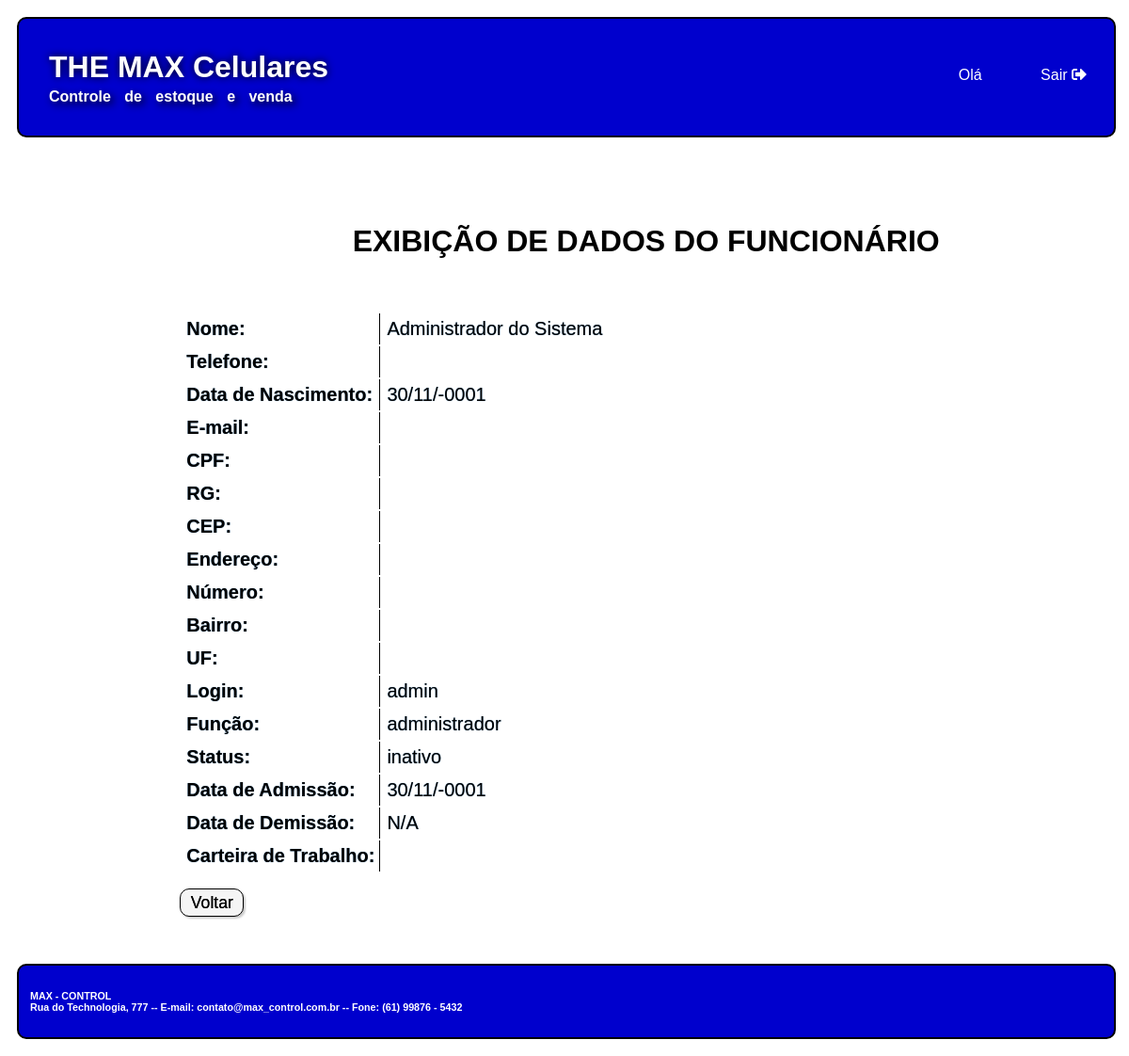
The page /exibe_fun.php?codigo=1 on the database its author committed.
### tables this page shows
CREATE TABLE `funcionarios` (
  `ID_FUN` int(11) NOT NULL,
  `NOME_FUN` varchar(50) NOT NULL,
  `CPF_FUN` varchar(14) NOT NULL,
  `RG_FUN` varchar(12) NOT NULL,
  `EMAIL_FUN` varchar(50) NOT NULL,
  `DATA_NASCIMENTO_FUN` date NOT NULL,
  `TELEFONE_FUN` varchar(15) NOT NULL,
  `LOGIN_FUN` varchar(45) NOT NULL,
  `SENHA_FUN` varchar(45) NOT NULL,
  `STATUS_FUN` varchar(9) NOT NULL DEFAULT 'ativo',
  `FUNCAO_FUN` varchar(45) NOT NULL,
  `CARTEIRA_DE_TRABALHO_FUN` varchar(45) NOT NULL,
  `DATE_ADMISSAO_FUN` date NOT NULL,
  `DATA_DEMISSAO_FUN` date DEFAULT NULL,
  `UF_FUN` varchar(2) NOT NULL,
  `CEP_FUN` varchar(8) NOT NULL,
  `BAIRRO_FUN` varchar(45) NOT NULL,
  `ENDERECO_FUN` varchar(45) NOT NULL,
  `END_NUMERO_FUN` varchar(4) NOT NULL,
  `DATA_ALTERACAO_FUN` timestamp NULL DEFAULT current_timestamp() ON UPDATE current_timestamp()
);

### exibe_fun.php (the view, shortened to what this page needs)
<!DOCTYPE html>
<html>
<head>
	<link rel="stylesheet" type="text/css" href="css/layout.css">
	<link rel="stylesheet" type="text/css" href="css/menu.css">
	<link rel="stylesheet" type="text/css" href="css/style.css">
	<link rel="stylesheet" type="text/css" href="css/grid.css">
	<link rel="stylesheet" href="https://cdnjs.cloudflare.com/ajax/libs/font-awesome/5.15.3/css/all.min.css">
</head>
<body>
	<div class="principal">
		<div class="topo topo_grid">
			<div class="logo">
				<h1> THE MAX Celulares </h1>
				<h4> Controle de estoque e venda </h4>
			</div>
			<div class="menu_global">
				<ul>
					<li> Olá <?php include "valida_login.php"; ?> </li>
					<li><a href="logout.php" class="active">Sair&nbsp;<i class="fas fa-sign-out-alt"></i></a></li>
				</ul>
			</div>
		</div>
		<div class="menu_local">
		</div>
		<div class="conteudo_especifico">
			<div class="centralizar">
				<h1> EXIBIÇÃO DE DADOS DO FUNCIONÁRIO </h1>
			</div>
			<div id="funcionalidade" class="div_direita">
				<?php
				$conectar = mysqli_connect("localhost", "root", "", "themax");
				$cod = $_GET['codigo'];
				$sql_consulta = "SELECT * FROM funcionarios
												WHERE id_fun = '$cod'";
				$resultado_consulta = mysqli_query($conectar, $sql_consulta);
				$registro = mysqli_fetch_row($resultado_consulta);
				?>
				<table class="name">
					<tr>
						<td class="borda-direita"> <strong>Nome:</strong> </td>
						<td> <?php echo $registro[1] ?> </td>
					</tr>
					<tr>
						<td class="borda-direita"> <strong>Telefone:</strong> </td>
						<td> <?php echo $registro[6] ?> </td>
					</tr>
					<tr>
						<td class="borda-direita"> <strong>Data de Nascimento:</strong> </td>
						<td> <?php echo date("d/m/Y", strtotime($registro[5])) ?> </td>
					</tr>
					<tr>
						<td class="borda-direita"> <strong>E-mail:</strong> </td>
						<td> <?php echo $registro[4] ?> </td>
					</tr>
					<tr>
						<td class="borda-direita"> <strong>CPF:</strong> </td>
						<td> <?php echo $registro[2] ?> </td>
					</tr>
					<tr>
						<td class="borda-direita"> <strong>RG:</strong> </td>
						<td> <?php echo $registro[3] ?> </td>
					</tr>
					<tr>
						<td class="borda-direita"> <strong>CEP:</strong> </td>
						<td> <?php echo $registro[15] ?> </td>
					</tr>
					<tr>
						<td class="borda-direita"> <strong>Endereço:</strong> </td>
						<td> <?php echo $registro[17] ?> </td>
					</tr>
					<tr>
						<td class="borda-direita"> <strong>Número:</strong> </td>
						<td> <?php echo $registro[18] ?> </td>
					</tr>
					<tr>
						<td class="borda-direita"> <strong>Bairro:</strong> </td>
						<td> <?php echo $registro[16] ?> </td>
					</tr>
					<tr>
						<td class="borda-direita"> <strong>UF:</strong> </td>
						<td> <?php echo $registro[14] ?> </td>
					</tr>
					<tr>
						<td class="borda-direita"> <strong>Login:</strong> </td>
						<td> <?php echo $registro[7] ?> </td>
					</tr>
					<tr>
						<td class="borda-direita"> <strong>Função:</strong> </td>
						<td> <?php echo $registro[10] ?> </td>
					</tr>
					<tr>
						<td class="borda-direita"> <strong>Status:</strong> </td>
						<td> <?php echo $registro[9] ?> </td>
					</tr>
					<tr>
						<td class="borda-direita"> <strong>Data de Admissão:</strong> </td>
						<td> <?php echo date("d/m/Y", strtotime($registro[12])) ?> </td>
					</tr>
					<tr>
						<td class="borda-direita"> <strong>Data de Demissão:</strong> </td>
						<td> <?php echo ($registro[13] == "0000-00-00" || $registro[13] == "" ? "N/A" : date("d/m/Y", strtotime($registro[13]))) ?> </td>
					</tr>
					<tr>
						<td class="borda-direita"> <strong>Carteira de Trabalho:</strong> </td>
						<td> <?php echo $registro[11] ?> </td>
					</tr>
				</table>
				<p> <button type="submit" onclick="history.back();" class="botao botaoEsquerda">Voltar</button> </p>
			</div>
		</div>
		<div class="rodape">
			<div id="texto_institucional">
				<div id="texto_institucional">
					<h6> MAX - CONTROL </h6>
					<h6> Rua do Technologia, 777 -- E-mail: contato@max_control.com.br -- Fone: (61) 99876 - 5432 </h6>
				</div>
			</div>
		</div>
</body>
</html>

### css/layout.css (style rules this page uses)
.principal { font-family: arial; }
.topo { margin: 0px auto 20px auto; border-radius: 10px; border: 2px solid black; background-color: MediumBlue; color: white; width: 100%; }
.logo { padding-left: 2em; }
.logo h1 { line-height: 20px; text-shadow: 0px 0px 8px black; }
.logo h4 { line-height: 0px; word-spacing: 10px; color: white; text-shadow: 3px 3px 8px black; }
.menu_global { text-align: end; }
.conteudo_especifico { padding: 5px; grid-template-columns: 50% 50%; grid-gap: 20px; }
.div_direita { margin: 15px 150px auto auto; }
.rodape { margin: 20px auto 0px auto; border-radius: 10px; border: 2px solid black; background-color: MediumBlue; color: white; width: 100%; }
.rodape h6 { line-height: 0px; word-spacing: 0px; margin: 12px auto 12px 12px; }
.centralizar { text-align: center; padding: 20px 30px 20px 30px; }

### css/menu.css (style rules this page uses)
.menu_global li { display: inline-flex; margin: 15px 29px; }
.menu_global a { text-decoration: none; color: white; }

### css/style.css (style rules this page uses)
.botao { border: 1px solid black; border-radius: 10px; font-size: 1.1em; background-color: whitesmoke; color: black; padding: 0.2em 0.6em; box-shadow: 2px 2px 2px rgba(0,0,0,0.2); text-shadow: 0px 0px 0.5px black; cursor: pointer; float: right; }
.botaoEsquerda { float: left; }
.name td { font-size: 20px; padding: 5px; text-shadow: 0px 0px 1px steelblue; }
.borda-direita { border-right: 1px solid black; }
a { text-decoration: none; color: inherit; color: gray; }

### css/grid.css (style rules this page uses)
.topo { grid-area: header; }
.menu_local { grid-area: menu; }
.conteudo_especifico { grid-area: main; }
.rodape { grid-area: footer; }
.principal { display: grid; grid-template-areas: 'header header header header header header' 'menu menu main main main main' 'footer footer footer footer footer footer'; grid-gap: 10px; padding: 10px; }
.principal>div { padding: 20px 0; }
.logo { grid-area: logo; }
.menu_global { grid-area: menu_global; }
.topo_grid { display: grid; grid-template-areas: 'logo menu_global'; grid-gap: 10px; }

### rows shown on the page
funcionarios: NOME_FUN "Administrador do Sistema", DATA_NASCIMENTO_FUN "30/11/-0001", LOGIN_FUN "admin", FUNCAO_FUN "administrador", STATUS_FUN "inativo", DATE_ADMISSAO_FUN "30/11/-0001"
